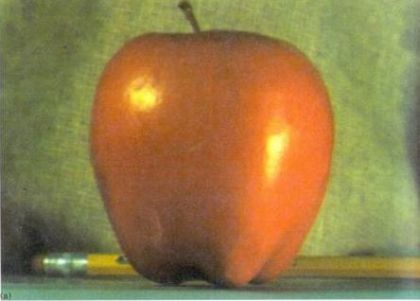
%> input picture Computer-Vision/paradoteo_CV_1-PYRAMIDS/apple.jpg, 420 x 301 px
$ octave gaussian_from_laplacian_without_grayscale_input_image.m   (GNU Octave 9; MATLAB toolbox functions it lacks are replaced by stand-ins)
%> lines starting %> are read from the running program, lines starting %| are printed output that depends on the picture
% Read the input image
input_image = imread('apple.jpg');
%> input_image is the input picture: size 301x420x3 uint8; mean R, G, B 147.5, 123.8, 72.9

% Generate the Gaussian pyramid
num_levels = 6; % Choose the number of pyramid levels
gaussian_pyramid = cell(1, num_levels);
gaussian_pyramid{1} = input_image;
for i = 2:num_levels
    gaussian_pyramid{i} = impyramid(gaussian_pyramid{i-1}, 'reduce');
end
%> after the loop, gaussian_pyramid = 6 items

% Generate the Laplacian pyramid from the Gaussian pyramid
laplacian_pyramid = gaussian_to_laplacian(gaussian_pyramid);
%> in gaussian_to_laplacian, `levels = numel(gaussian_pyramid);`: levels = 6
%> in gaussian_to_laplacian, `laplacian_pyramid = cell(1, levels);`: laplacian_pyramid = {[], [], [], [], [], []}
%> the loop in gaussian_to_laplacian, `for i = levels-1:-1:1` made 5 passes
%> (i, h, w) on passes 1, 2, 4, 5: (5, 19, 27), (4, 38, 53), (2, 151, 210), (1, 301, 420)
%> (h, w) on pass 3: (76, 105)
%> pass 2, in gaussian_to_laplacian, `expanded_image = impyramid(gaussian_pyramid{i+1}, 'expand');`:
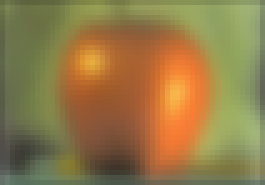
%> expanded_image: size 37x53x3 uint8 (shown 5 times larger); mean R, G, B 146.8, 122.3, 71.2
%> pass 3, in gaussian_to_laplacian, `expanded_image = impyramid(gaussian_pyramid{i+1}, 'expand');`:
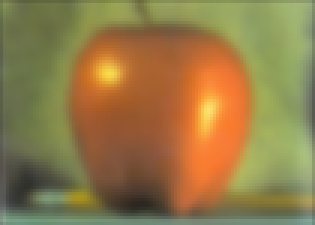
%> expanded_image: size 75x105x3 uint8 (shown 3 times larger); mean R, G, B 147, 122.9, 72
%> after the loop in gaussian_to_laplacian, `for i = levels-1:-1:1`: laplacian_pyramid = 6 items
%> laplacian_pyramid = 6 items

% Generate the Gaussian pyramid from the Laplacian pyramid
reconstructed_gaussian_pyramid = laplacian_to_gaussian(laplacian_pyramid);
%> in laplacian_to_gaussian, `gaussian_pyramid = cell(1, levels);`: gaussian_pyramid = {[], [], [], [], [], []}
%> the loop in laplacian_to_gaussian, `for i = levels-1:-1:1` made 5 passes
%> pass 2, in laplacian_to_gaussian, `expanded_image = impyramid(gaussian_pyramid{i+1}, 'expand');`:
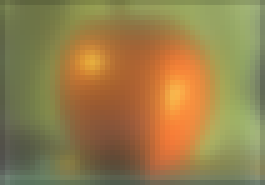
%> expanded_image: size 37x53x3 uint8 (shown 5 times larger); mean R, G, B 150.1, 126.4, 74.3
%> pass 3, in laplacian_to_gaussian, `expanded_image = impyramid(gaussian_pyramid{i+1}, 'expand');`:
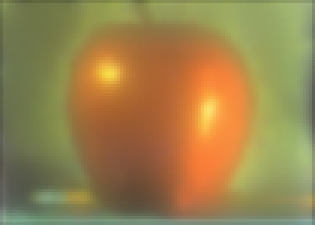
%> expanded_image: size 75x105x3 uint8 (shown 3 times larger); mean R, G, B 153.9, 130.4, 77.2
%> after the loop in laplacian_to_gaussian, `for i = levels-1:-1:1`: gaussian_pyramid = 6 items
%> reconstructed_gaussian_pyramid = 6 items

% Display original and reconstructed images
figure;
subplot(2,2,1);
imshow(input_image);
title('Original Image');

% Display the highest level of the Gaussian pyramid
subplot(2,2,2);
imshow(gaussian_pyramid{num_levels});
title('Highest Level of Gaussian Pyramid');

% Display the highest level of the Laplacian pyramid
subplot(2,2,3);
imshow(laplacian_pyramid{num_levels});
title('Highest Level of Laplacian Pyramid');

% Display the reconstructed image from Laplacian pyramid
subplot(2,2,4);
imshow(reconstructed_gaussian_pyramid{1});
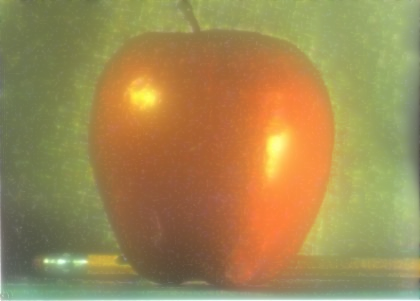
%> displayed picture: size 301x420x3, on the screen's scale of 0 to 255; mean R, G, B 159.6, 136.2, 82.1
title('Reconstructed Image from Laplacian Pyramid');
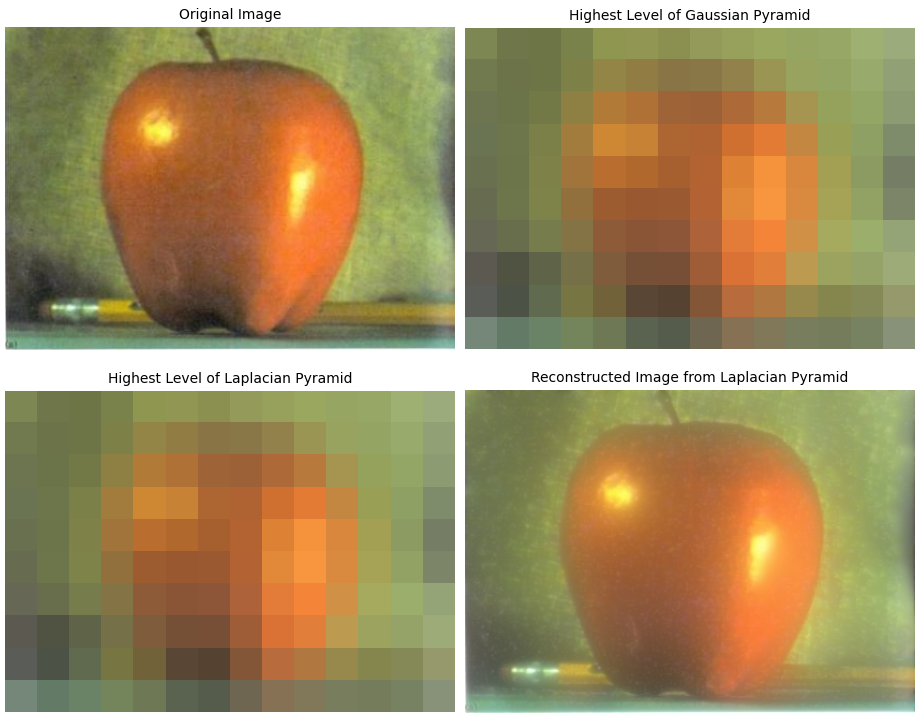
%> figure redrawn from the program's plot data, 4 panels


function laplacian_pyramid = gaussian_to_laplacian(gaussian_pyramid)
    levels = numel(gaussian_pyramid);
    laplacian_pyramid = cell(1, levels);

    % First level of Laplacian pyramid is same as the highest level of Gaussian pyramid
    laplacian_pyramid{levels} = gaussian_pyramid{levels};

    % Generate other levels by subtracting upsampled Gaussian images from Gaussian pyramid
    for i = levels-1:-1:1
        expanded_image = impyramid(gaussian_pyramid{i+1}, 'expand');
        [h, w, ~] = size(gaussian_pyramid{i});
        expanded_image = imresize(expanded_image, [h, w]);
        laplacian_pyramid{i} = gaussian_pyramid{i} - expanded_image;
    end
end

function gaussian_pyramid = laplacian_to_gaussian(laplacian_pyramid)
    levels = numel(laplacian_pyramid);
    gaussian_pyramid = cell(1, levels);

    % Highest level of Gaussian pyramid is same as the highest level of Laplacian pyramid
    gaussian_pyramid{levels} = laplacian_pyramid{levels};

    % Generate other levels by adding Laplacian images to upsampled images
    for i = levels-1:-1:1
        expanded_image = impyramid(gaussian_pyramid{i+1}, 'expand');
        [h, w, ~] = size(laplacian_pyramid{i});
        expanded_image = imresize(expanded_image, [h, w]);
        gaussian_pyramid{i} = laplacian_pyramid{i} + expanded_image;
    end
end

$ run again, with Computer-Vision/paradoteo_CV_1-PYRAMIDS/black.jpg copied over Computer-Vision/paradoteo_CV_1-PYRAMIDS/apple.jpg
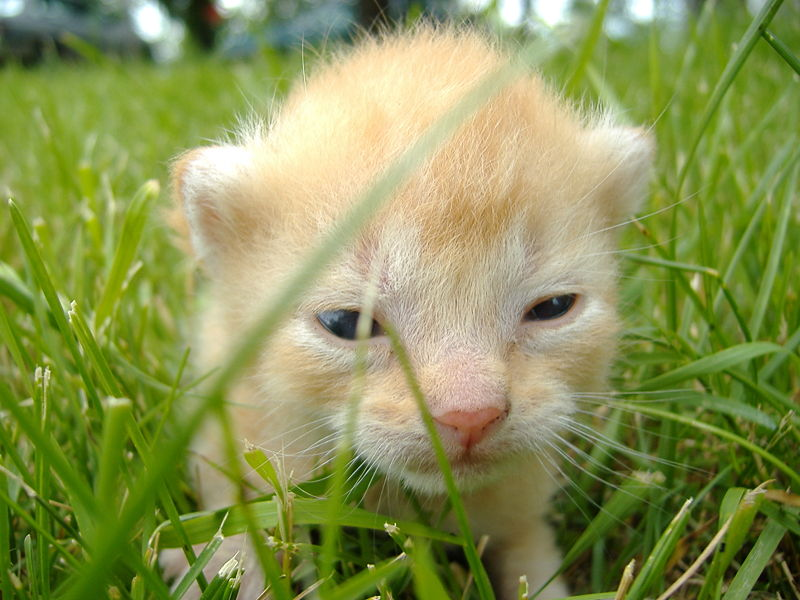
%> input picture Computer-Vision/paradoteo_CV_1-PYRAMIDS/black.jpg, 800 x 600 px
%> input_image is the input picture: size 600x800x3 uint8; mean R, G, B 137.2, 147.4, 84
%> after the loop `for i = 2:num_levels`: gaussian_pyramid = 6 items
%> levels = 6
%> in gaussian_to_laplacian, `laplacian_pyramid = cell(1, levels);`: laplacian_pyramid = {[], [], [], [], [], []}
%> the loop in gaussian_to_laplacian, `for i = levels-1:-1:1` made 5 passes
%> (i, h, w) on passes 1, 2, 4, 5: (5, 38, 50), (4, 75, 100), (2, 300, 400), (1, 600, 800)
%> after the loop in gaussian_to_laplacian, `for i = levels-1:-1:1`: laplacian_pyramid = 6 items
%> in laplacian_to_gaussian, `gaussian_pyramid = cell(1, levels);`: gaussian_pyramid = {[], [], [], [], [], []}
%> the loop in laplacian_to_gaussian, `for i = levels-1:-1:1` made 5 passes
%> pass 3, in laplacian_to_gaussian, `expanded_image = impyramid(gaussian_pyramid{i+1}, 'expand');`:
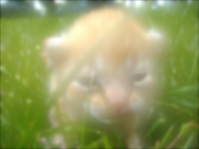
%> expanded_image: size 149x199x3 uint8; mean R, G, B 148.5, 156.9, 97.6
%> after the loop in laplacian_to_gaussian, `for i = levels-1:-1:1`: gaussian_pyramid = 6 items
%> `title('Reconstructed Image from Laplacian Pyramid');`:
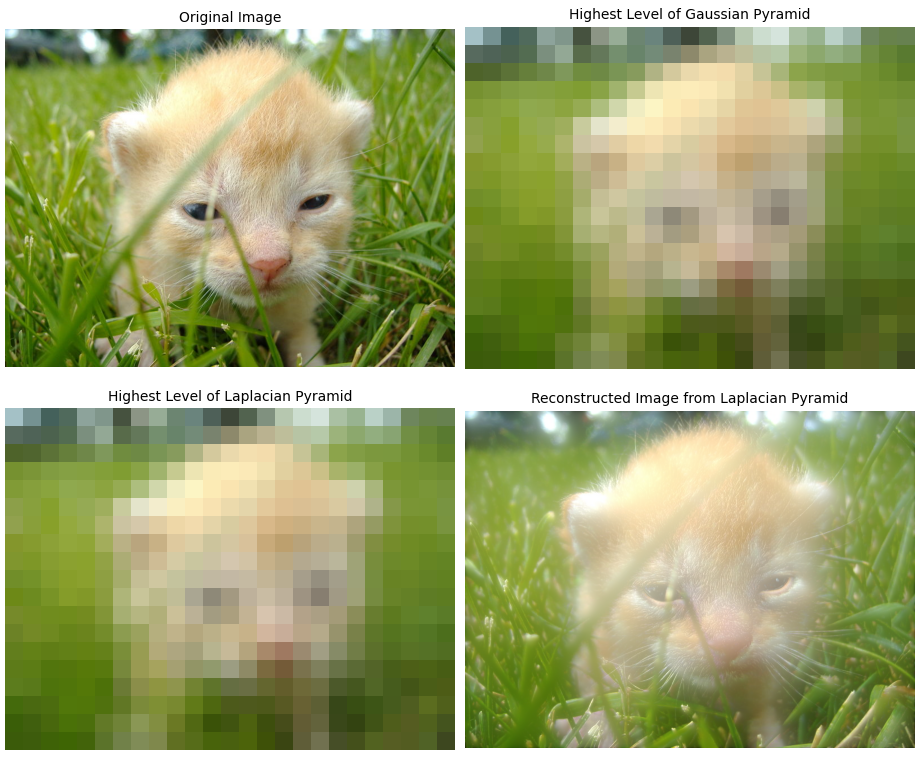
%> figure redrawn from the program's plot data, 4 panels
